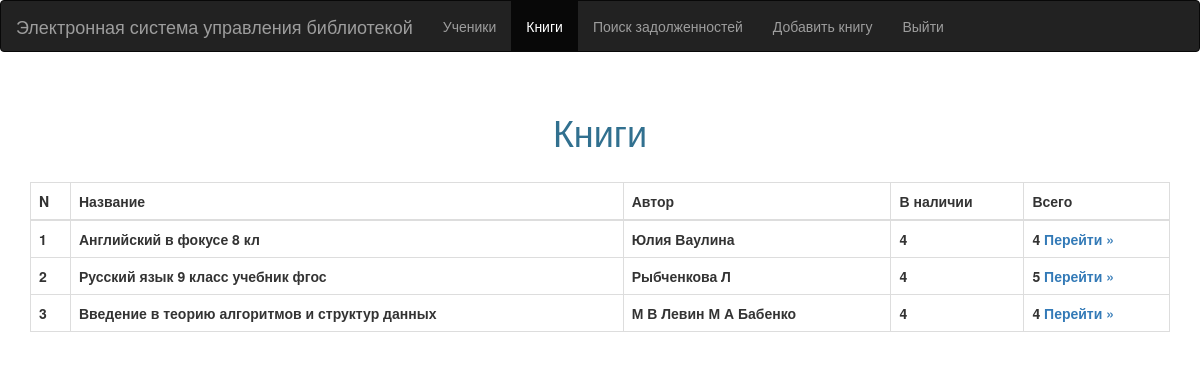
The page /get_books on the database as committed earlier.
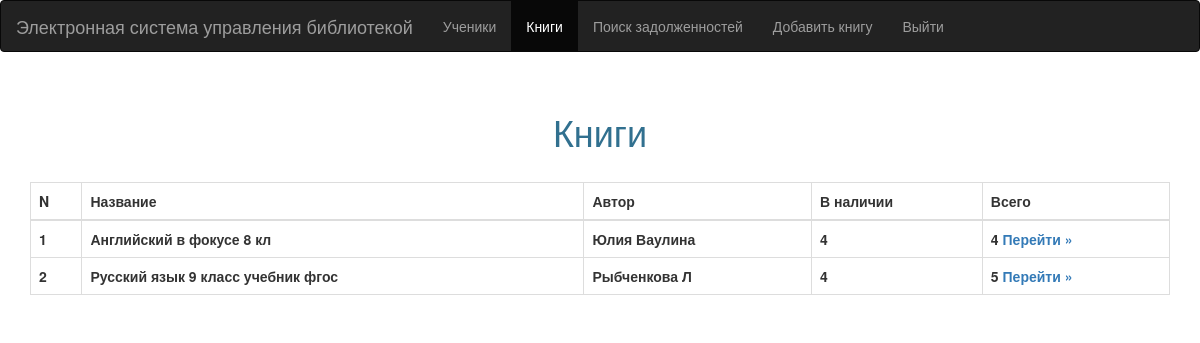
The same page on the database as committed later.
### tables this page shows
CREATE TABLE Books_Tab(ID int NULL,Name_Of_Book nvarchar(100) NULL,Author_Of_Book nvarchar(100) NULL,In_Stock int NULL,All_Books int NULL,ISBN nvarchar(100) NULL);

### server.py (the view, shortened to what this page needs)
@app.route('/get_books', methods=['GET', 'POST'])
def get_books():
    books = list(map(lambda x: [x[0], x[1][0].upper() + x[1][1:], title(x[2]), x[3], x[4]],
                      list(map(list, executes_for_web.select_tab(1, 1)))))
    col = len(books)
    return render_template('book.html', books=books, col=col)

### executes_for_web.py (called while the page is built)
def select_tab(tab, start_line):
    print('Trying to connect:')
    try:
        connection = sqlite3.connect('TSL.db', timeout=10)
        print('Connected')
    except:
        print('Could not connect')
    cursor = connection.cursor()
    if tab:
        return list(map(lambda x: x[:-1], cursor.execute("select * from Books_Tab WHERE ID >= '{0}' and ID < '{0}' + 10".format(start_line)).fetchall())) #ID, Название, Автор, В наличии, Всего, ISBN
    return list(map(lambda x: x[:-1], cursor.execute("select * from Main_Tab WHERE ID >= '{0}' and ID < '{0}' + 10".format(start_line)).fetchall())) #ID, Имя, Фамилия, Пол, Класс, Буква, индификатор в системе(gym)
    connection.close()

### server.py (called while the page is built)
def title(string):
    return ' '.join(list(map(lambda x: x[0].upper() + x[1:], string.split())))

### templates/book.html (shortened to what this page needs)
{%extends "layer.html"%}
{% block body %}
<nav class="navbar navbar-inverse">
    <div class="container-fluid">
        <div class="navbar-header">
            <span class="navbar-brand">Электронная система управления библиотекой</span>
        </div>
        <div>
            <ul class="nav navbar-nav">
                <li><a href="{{ url_for('get_students')}}">Ученики</a></li>
                <li class="active"><a href="{{ url_for('get_books')}}">Книги</a></li>
                <li><a href="{{ url_for('main') }}" >Поиск задолженностей</a></li>
                <li><a href="{{ url_for('addbook') }}" >Добавить книгу</a></li>
                <li><a href="{{ url_for('logout') }}">Выйти</a></li>
            </ul>
        </div>
    </div>
</nav>
<br>
<div class="container" align="center">
    <h1 class="text-info ">Книги</h1>
    <br>
     <div class="table-responsive">
        <table class="table table-hover table-bordered">
            <thead>
            <tr>
                <th>N</th>
                <th>Название</th>
                <th>Автор</th>
                <th>В наличии</th>
                <th>Всего</th>
            </tr>
           </thead>
            <tbody>
            {%for i in books%}
            <tr>
                <th>{{i[0]}}</th>
                <th>{{i[1]}}</th>
                <th>{{i[2]}}</th>
                <th>{{i[3]}}</th>
                <th>{{i[4]}} <a href="{{ url_for('book', name=i[1]+ '_' +i[2])}}">Перейти &raquo;</a></th>
            </tr>
            {% endfor %}
            </tbody>
        </table>
         <div class="row">
{% if books[0][0] != 1 %}
             <div align="left" class="col-md-6">
                 <form method="post">
                     <input type="hidden" name="num" value="{{books[0][0]}}">
                     <input type="submit" class="btn btn-info" name="btn" value="&laquo; Предыдущие 10">
                 </form>
             </div>
             {% else %}
             <div class="col-md-6"></div>
             {% endif %}
         </div>
    </div>
</div>
{%endblock%}

### templates/layer.html (shortened to what this page needs)
<!DOCTYPE html>
<html lang="en">
<head>
    <link href="//cdnjs.cloudflare.com/ajax/libs/twitter-bootstrap/3.3.7/css/bootstrap.min.css" rel="stylesheet">
</head>
{%block body%}{%endblock%}
</html>

Rows that differ between the two databases and show on the page:
removed Books_Tab: ID "3", Name_Of_Book "Введение в теорию алгоритмов и структур данных", Author_Of_Book "М В Левин М А Бабенко", i "4"
